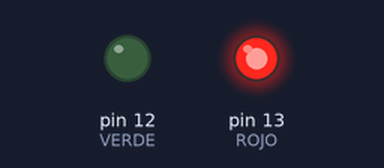
Bench run of a sketch on a simulated Arduino Uno, built with avr-gcc and run on an emulated ATmega328P. Parts: output pins drawn as LEDs (lit = HIGH).

Above: at 1.0 s.
At 3.0 s:
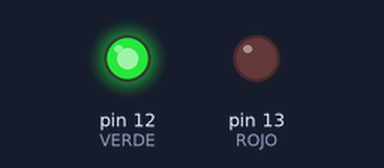
Timing chart, 0 to 5.2 s (numbered marks = the images above):
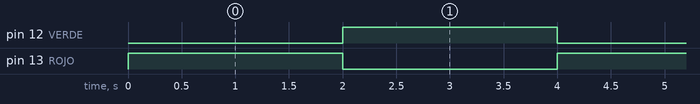

The sketch:

EJERCICIO_2_Codigo.ino
```cpp
// Corrección Alan 30/04/2024: Bien
// Sería conveniente agregar un #define tiempo 2000

#define ROJO 13
#define VERDE 12
void setup()
{
  pinMode(ROJO, OUTPUT);
  pinMode(VERDE, OUTPUT);
}

void loop()
{
  digitalWrite(ROJO, HIGH);
  delay(2000);
  digitalWrite(ROJO, LOW);
  digitalWrite(VERDE, HIGH);
  delay(2000);
  digitalWrite(VERDE, LOW);
}
```

Measured:
- by itself, pin 12 (VERDE), pin 13 (ROJO): alternates HIGH for 2.0 s and LOW for 2.0 s
- by itself, everything shown: repeats every 4.0 s, in 3 steps
